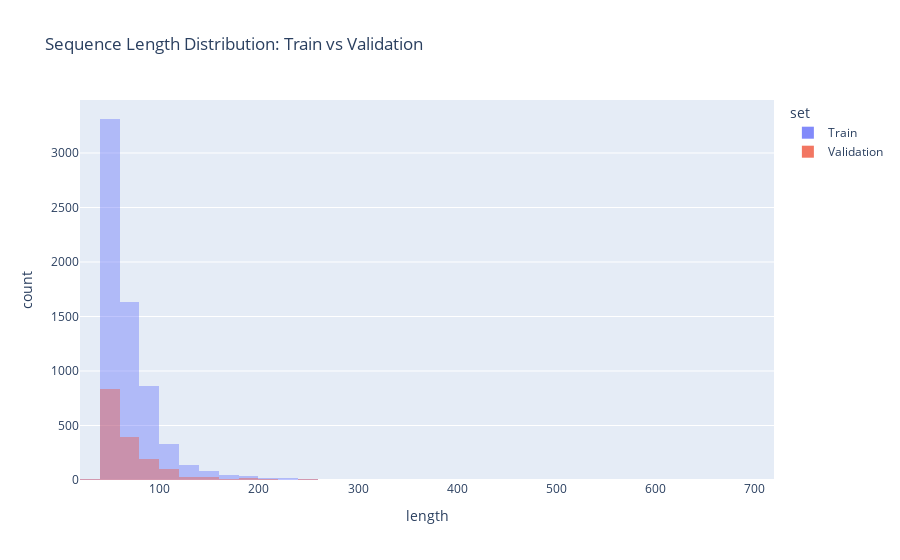

The notebook cell this image was saved under:
### Markdown cell above
Second(to avoid always look at the first one) Train/validation split sequences lengths comparaison.

### Code cell
def get_set_sequences_lengths(set:DF, name:str) -> DF:
    return (
        set
        .groupby("sequence_id", observed=True)
        .size()
        .reset_index(name="length")
        .assign(set=name)
    )

full_se_lengths = pd.concat((
    get_set_sequences_lengths(folds[2][0], "Train"),
    get_set_sequences_lengths(folds[2][1], "Validation"),
))

fig = px.histogram(
    full_se_lengths,
    x="length",
    color="set",
    barmode="overlay",  # or 'group' if you want side-by-side bars
    nbins=50,           # adjust bin size if needed
    title="Sequence Length Distribution: Train vs Validation"
)

fig.update_traces(opacity=0.8)  # better visibility with overlay
fig.show()

### Figure 1 — Plotly figure (JSON) as saved in the notebook; plotly's stock layout.template omitted (floating-point values rounded to 4 significant figures; data arrays with more than 128 entries replaced by an {"elided": "..."} marker saying what was removed)
{"data": [{"bingroup": "x", "hovertemplate": "set=Train<br>length=%{x}<br>count=%{y}<extra></extra>", "legendgroup": "Train", "marker": {"color": "#636efa", "opacity": 0.5, "pattern": {"shape": ""}}, "name": "Train", "nbinsx": 50, "opacity": 0.8, "orientation": "v", "showlegend": true, "type": "histogram", "x": {"elided": "6521 int values"}, "xaxis": "x", "yaxis": "y"}, {"bingroup": "x", "hovertemplate": "set=Validation<br>length=%{x}<br>count=%{y}<extra></extra>", "legendgroup": "Validation", "marker": {"color": "#EF553B", "opacity": 0.5, "pattern": {"shape": ""}}, "name": "Validation", "nbinsx": 50, "opacity": 0.8, "orientation": "v", "showlegend": true, "type": "histogram", "x": {"elided": "1630 int values"}, "xaxis": "x", "yaxis": "y"}], "layout": {"barmode": "overlay", "legend": {"title": {"text": "set"}, "tracegroupgap": 0}, "title": {"text": "Sequence Length Distribution: Train vs Validation"}, "xaxis": {"anchor": "y", "domain": [0, 1], "title": {"text": "length"}}, "yaxis": {"anchor": "x", "domain": [0, 1], "title": {"text": "count"}}}}
